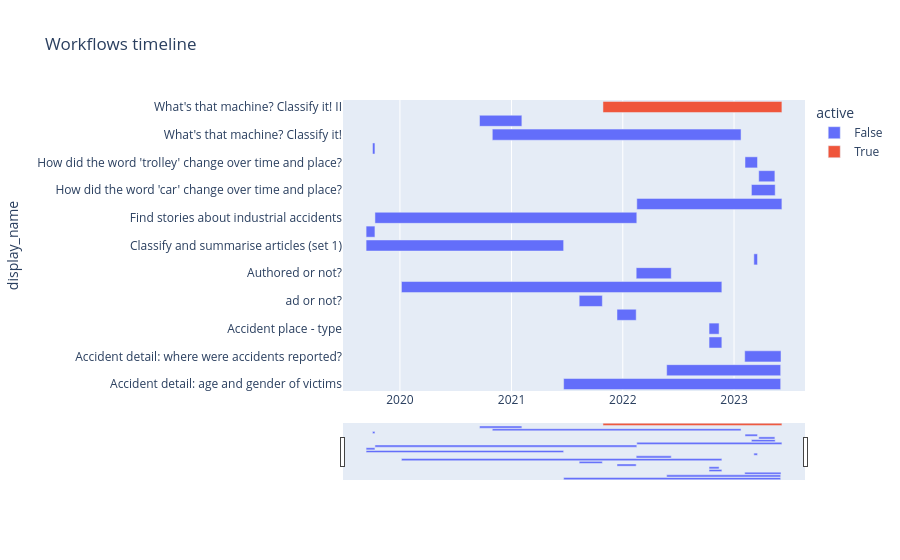

The cell this chart's notebook holds for it:
### Code cell
px.timeline(
    workflows_timeline_df,
    x_start="start_date",
    x_end="end_date",
    y="display_name",
    color="active",
    title="Workflows timeline",
    height=600,
).update_xaxes(rangeslider_visible=True)

### Figure 1 — Plotly figure (JSON) as saved in the notebook; plotly's stock layout.template omitted (floating-point values rounded to 4 significant figures)
{"data": [{"alignmentgroup": "True", "base": ["2021-06-21", "2022-05-25", "2023-02-05", "2022-10-11", "2022-10-11", "2021-12-13", "2021-08-11", "2020-01-06", "2022-02-14", "2023-03-07", "2019-09-12", "2019-09-12", "2019-10-11", "2022-02-16", "2023-02-27", "2023-03-23", "2023-02-06", "2019-10-03", "2020-10-30", "2020-09-18"], "hovertemplate": "active=False<br>start_date=%{base}<br>end_date=%{x}<br>display_name=%{y}<extra></extra>", "legendgroup": "False", "marker": {"color": "#636efa", "pattern": {"shape": ""}}, "name": "False", "offsetgroup": "False", "orientation": "h", "showlegend": true, "textposition": "auto", "type": "bar", "x": [61516800000, 32313600000, 10281600000, 3628800000, 2851200000, 5443200000, 6566400000, 90806400000, 9936000000, 1036800000, 55987200000, 2505600000, 74217600000, 41126400000, 6739200000, 4579200000, 3542400000, 691200000, 70502400000, 12009600000], "xaxis": "x", "y": ["Accident detail: age and gender of victims", "Accident detail: in which sites were accidents reported?", "Accident detail: where were accidents reported?", "Accident place - draw and type", "Accident place - type", "Ad or not", "ad or not?", "Annotate articles", "Authored or not?", "Bicycle or motorcycle?", "Classify and summarise articles (set 1)", "Classify articles (set 2)", "Find stories about industrial accidents", "How did machines change accidents?", "How did the word 'car' change over time and place?", "How did the word 'coach' change over time and place?", "How did the word 'trolley' change over time and place?", "Outline relevant articles (WIP)", "What's that machine? Classify it!", "What's that machine? Describe it!"], "yaxis": "y"}, {"alignmentgroup": "True", "base": ["2021-10-28"], "hovertemplate": "active=True<br>start_date=%{base}<br>end_date=%{x}<br>display_name=%{y}<extra></extra>", "legendgroup": "True", "marker": {"color": "#EF553B", "pattern": {"shape": ""}}, "name": "True", "offsetgroup": "True", "orientation": "h", "showlegend": true, "textposition": "auto", "type": "bar", "x": [50716800000], "xaxis": "x", "y": ["What's that machine? Classify it! II"], "yaxis": "y"}], "layout": {"autosize": true, "barmode": "overlay", "legend": {"title": {"text": "active"}, "tracegroupgap": 0}, "title": {"text": "Workflows timeline"}, "xaxis": {"anchor": "y", "autorange": true, "domain": [0, 1], "range": ["2019-06-28 05:20", "2023-08-21 18:40"], "rangeslider": {"autorange": true, "range": ["2019-06-28 05:20", "2023-08-21 18:40"], "visible": true, "yaxis": {"_template": null, "rangemode": "match"}}, "type": "date"}, "yaxis": {"anchor": "x", "autorange": true, "domain": [0, 1], "range": [-0.5, 20.5], "title": {"text": "display_name"}, "type": "category"}}}
